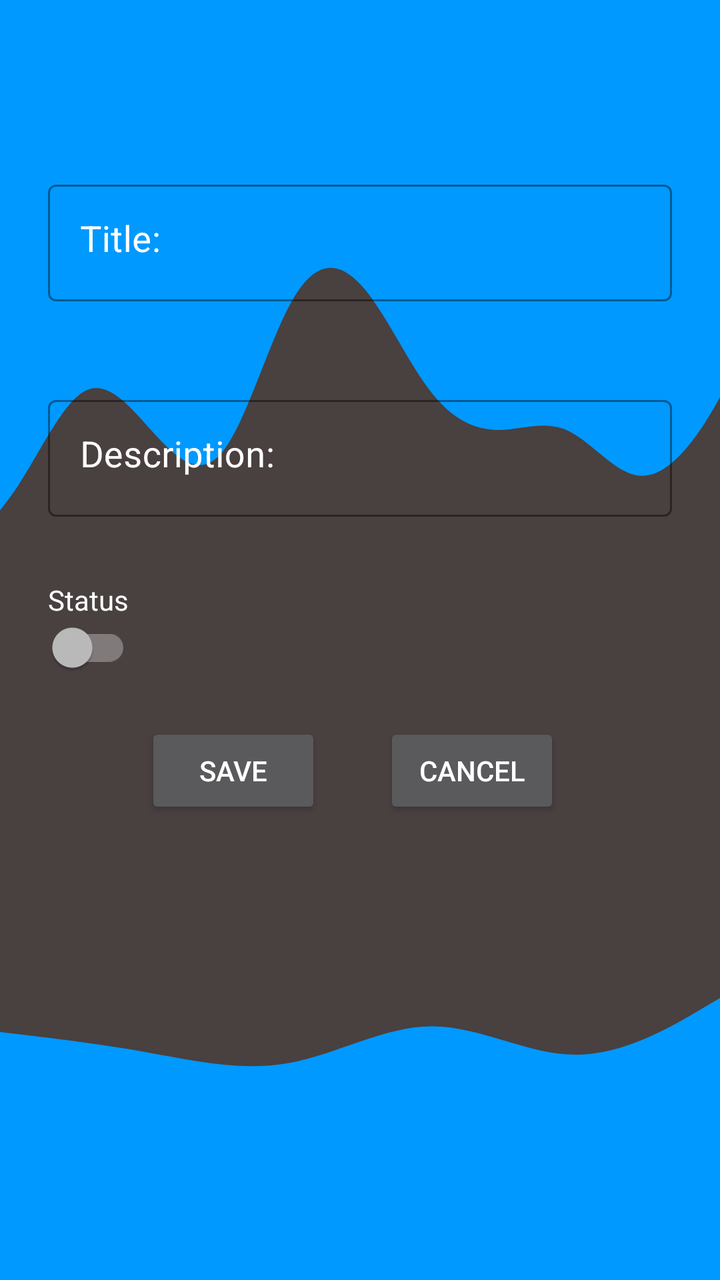
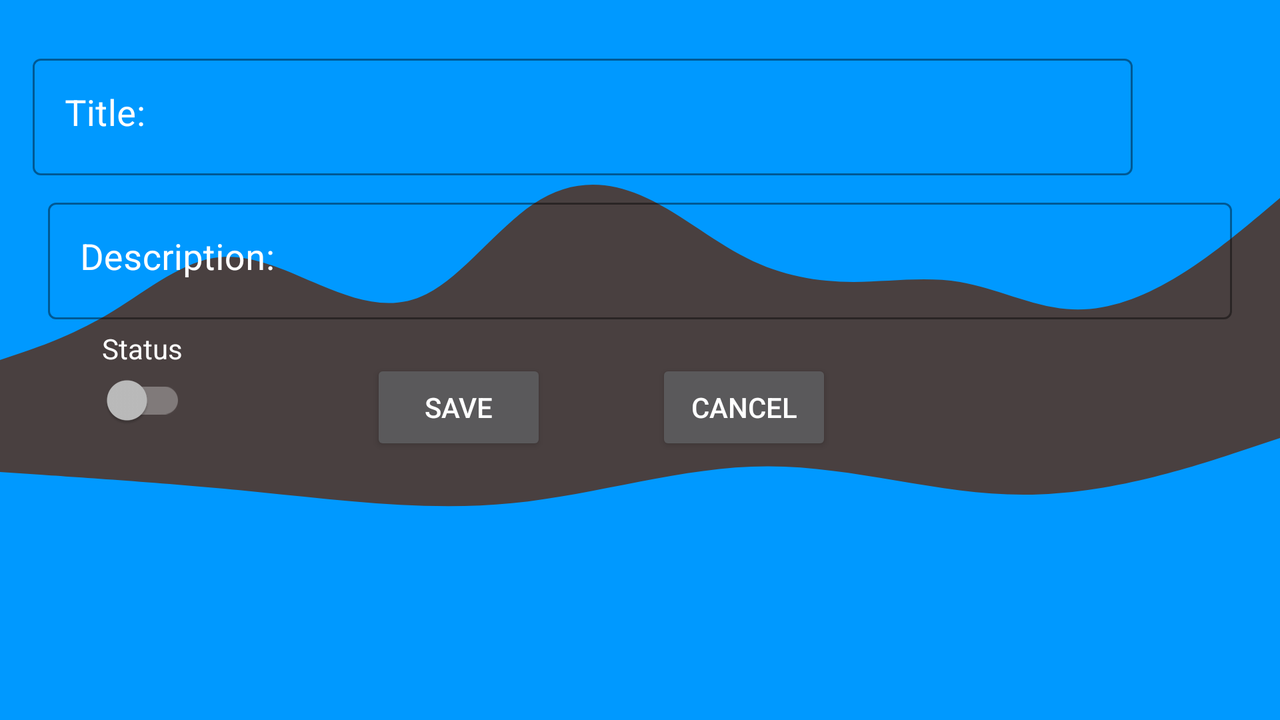

Compare how this app lays out the same screen by default and in its alternative resource folder. The renders come first, then the two layout files and the values they reference.
<!-- AndroidManifest.xml: application theme Theme.TodoApp -->
<!-- res/layout/add_todo_activity.xml -->
<?xml version="1.0" encoding="utf-8"?>
<androidx.constraintlayout.widget.ConstraintLayout xmlns:android="http://schemas.android.com/apk/res/android"
    xmlns:app="http://schemas.android.com/apk/res-auto"
    xmlns:tools="http://schemas.android.com/tools"
    android:layout_width="match_parent"
    android:layout_height="match_parent"
    android:background="#494040"
    android:outlineAmbientShadowColor="@color/colorDark"
    android:theme="@style/Theme.MaterialComponents">

    <View
        android:id="@+id/top_view"
        android:layout_width="411dp"
        android:layout_height="130dp"
        android:background="@color/colorPrimary"
        app:layout_constraintEnd_toEndOf="parent"
        app:layout_constraintHorizontal_bias="0.0"
        app:layout_constraintStart_toStartOf="parent"
        app:layout_constraintTop_toTopOf="parent" />

    <View
        android:id="@+id/view3"
        android:layout_width="411dp"
        android:layout_height="150dp"
        android:background="@drawable/ic_wave__4_"
        app:layout_constraintEnd_toEndOf="parent"
        app:layout_constraintStart_toStartOf="parent"
        app:layout_constraintTop_toBottomOf="@+id/top_view" />

    <View
        android:id="@+id/view5"
        android:layout_width="wrap_content"
        android:layout_height="85dp"
        android:background="@drawable/wave_down"
        app:layout_constraintBottom_toTopOf="@+id/view4"
        app:layout_constraintEnd_toEndOf="parent"
        app:layout_constraintStart_toStartOf="parent" />

    <View
        android:id="@+id/view4"
        android:layout_width="wrap_content"
        android:layout_height="90dp"
        android:background="@color/colorPrimary"
        app:layout_constraintBottom_toBottomOf="parent"
        app:layout_constraintEnd_toEndOf="parent"
        app:layout_constraintStart_toStartOf="parent" />


    <com.google.android.material.textfield.TextInputLayout
        android:id="@+id/textInputLayout3"
        style="@style/Widget.MaterialComponents.TextInputLayout.OutlinedBox"
        android:layout_width="match_parent"
        android:layout_height="wrap_content"
        android:layout_marginStart="24dp"
        android:layout_marginTop="8dp"
        android:layout_marginEnd="24dp"
        android:textColorHint="@color/white"
        app:boxStrokeColor="@color/white"
        app:hintTextColor="@color/white"
        app:layout_constraintEnd_toEndOf="parent"
        app:layout_constraintHorizontal_bias="0.115"
        app:layout_constraintStart_toStartOf="parent"
        app:layout_constraintTop_toBottomOf="@+id/imageView">

        <com.google.android.material.textfield.TextInputEditText
            android:id="@+id/et_title"
            android:layout_width="match_parent"
            android:layout_height="wrap_content"
            android:ems="10"
            android:gravity="start|top"
            android:hint="@string/title"
            android:importantForAutofill="no"
            android:inputType="textMultiLine"
            android:textColor="@color/white"
            android:textColorHint="@color/white"
            android:textSize="18sp"
            app:layout_constraintBottom_toBottomOf="@+id/top_view"
            app:layout_constraintEnd_toEndOf="parent" />
    </com.google.android.material.textfield.TextInputLayout>


    <com.google.android.material.textfield.TextInputLayout
        android:id="@+id/textInputLayout4"
        style="@style/Widget.MaterialComponents.TextInputLayout.OutlinedBox"
        android:layout_width="match_parent"
        android:layout_height="wrap_content"
        android:layout_marginStart="24dp"
        android:layout_marginTop="44dp"
        android:layout_marginEnd="24dp"
        android:textColorHint="@color/white"
        app:boxStrokeColor="@color/white"
        app:hintTextColor="@color/white"
        app:layout_constraintEnd_toEndOf="@+id/textInputLayout3"
        app:layout_constraintStart_toStartOf="@+id/textInputLayout3"
        app:layout_constraintTop_toBottomOf="@+id/textInputLayout3">

        <com.google.android.material.textfield.TextInputEditText
            android:id="@+id/et_description"
            android:layout_width="match_parent"
            android:layout_height="wrap_content"
            android:ems="10"
            android:gravity="start|top"
            android:hint="@string/description"
            android:importantForAutofill="no"
            android:inputType="textMultiLine"
            android:maxHeight="200dp"
            android:textColor="@color/white"
            android:textSize="18sp"
            tools:layout_editor_absoluteY="194dp" />

    </com.google.android.material.textfield.TextInputLayout>

    <Button
        android:id="@+id/button_save"
        android:layout_width="wrap_content"
        android:layout_height="wrap_content"
        android:layout_marginStart="8dp"
        android:layout_marginTop="24dp"
        android:layout_marginEnd="8dp"
        android:text="Save"
        app:layout_constraintEnd_toStartOf="@+id/back_button"
        app:layout_constraintHorizontal_bias="0.733"
        app:layout_constraintStart_toStartOf="parent"
        app:layout_constraintTop_toBottomOf="@+id/switch_status" />

    <androidx.appcompat.widget.SwitchCompat
        android:id="@+id/switch_status"
        android:layout_width="48dp"
        android:layout_height="23dp"
        android:layout_marginEnd="12dp"
        android:checked="false"
        android:textOff="@string/open"
        android:textOn="@string/complete"
        app:layout_constraintEnd_toEndOf="@+id/textView3"
        app:layout_constraintStart_toStartOf="@+id/textView3"
        app:layout_constraintTop_toBottomOf="@+id/textView3" />

    <Button
        android:id="@+id/back_button"
        android:layout_width="wrap_content"
        android:layout_height="wrap_content"
        android:layout_marginEnd="80dp"
        android:text="Cancel"
        app:layout_constraintEnd_toEndOf="parent"
        app:layout_constraintTop_toTopOf="@+id/button_save" />

    <ImageView
        android:id="@+id/imageView"
        android:layout_width="55dp"
        android:layout_height="63dp"
        android:layout_marginTop="16dp"
        android:layout_marginEnd="24dp"
        android:outlineSpotShadowColor="@color/colorDark"
        app:layout_constraintEnd_toEndOf="parent"
        app:layout_constraintTop_toTopOf="parent"
        app:srcCompat="@drawable/iconfinder_list_1785197" />

    <TextView
        android:id="@+id/textView3"
        android:layout_width="47dp"
        android:layout_height="20dp"
        android:layout_marginTop="32dp"
        android:text="@string/tv_status"
        android:textColor="@color/white"
        android:textSize="14sp"
        app:layout_constraintStart_toStartOf="@+id/textInputLayout4"
        app:layout_constraintTop_toBottomOf="@+id/textInputLayout4" />


</androidx.constraintlayout.widget.ConstraintLayout>
<!-- resources referenced by this layout -->
<resources>
  <color name="colorDark">#FF045DBD</color>
  <color name="colorPrimary">#0099ff</color>
  <color name="white">#FFFFFFFF</color>
  <!-- drawable ic_wave__4_ (drawable) -->
  <vector xmlns:android="http://schemas.android.com/apk/res/android"
      android:width="1440dp"
      android:height="320dp"
      android:viewportWidth="1440"
      android:viewportHeight="320">
    <path
        android:pathData="M0,320L20,309.3C40,299 80,277 120,240C160,203 200,149 240,138.7C280,128 320,160 360,186.7C400,213 440,235 480,202.7C520,171 560,85 600,42.7C640,0 680,0 720,26.7C760,53 800,107 840,138.7C880,171 920,181 960,181.3C1000,181 1040,171 1080,181.3C1120,192 1160,224 1200,229.3C1240,235 1280,213 1320,176C1360,139 1400,85 1420,58.7L1440,32L1440,0L1420,0C1400,0 1360,0 1320,0C1280,0 1240,0 1200,0C1160,0 1120,0 1080,0C1040,0 1000,0 960,0C920,0 880,0 840,0C800,0 760,0 720,0C680,0 640,0 600,0C560,0 520,0 480,0C440,0 400,0 360,0C320,0 280,0 240,0C200,0 160,0 120,0C80,0 40,0 20,0L0,0Z"
        android:fillColor="#0099ff"/>
  </vector>
  <!-- drawable wave_down (drawable) -->
  <vector xmlns:android="http://schemas.android.com/apk/res/android"
      android:width="1440dp"
      android:height="320dp"
      android:viewportWidth="1440"
      android:viewportHeight="320">
    <path
        android:pathData="M0,192L48,197.3C96,203 192,213 288,229.3C384,245 480,267 576,250.7C672,235 768,181 864,181.3C960,181 1056,235 1152,234.7C1248,235 1344,181 1392,154.7L1440,128L1440,320L1392,320C1344,320 1248,320 1152,320C1056,320 960,320 864,320C768,320 672,320 576,320C480,320 384,320 288,320C192,320 96,320 48,320L0,320Z"
        android:fillColor="@color/colorPrimary"/>
  </vector>
  <string name="complete">Complete</string>
  <string name="description">Description:</string>
  <string name="open">Open</string>
  <string name="title">Title:</string>
  <string name="tv_status">Status</string>
  <style name="Theme.TodoApp" parent="Theme.AppCompat.Light.DarkActionBar">
          
          <item name="colorPrimary">@color/purple_500</item>
          <item name="colorPrimaryVariant">@color/purple_700</item>
          <item name="colorOnPrimary">@color/white</item>
          
          <item name="colorSecondary">@color/teal_200</item>
          <item name="colorSecondaryVariant">@color/teal_700</item>
          <item name="colorOnSecondary">@color/black</item>
          
          <item name="android:statusBarColor" tools:targetApi="l">?attr/colorPrimaryVariant</item>
          
      </style>
  <color name="purple_500">#0099ff</color>
  <color name="purple_700">#0099ff</color>
  <color name="teal_200">#FF03DAC5</color>
  <color name="teal_700">#FF018786</color>
  <color name="black">#FF000000</color>
</resources>
<!-- res/layout-land/add_todo_activity.xml (the author's variant of the layout above) -->
<!-- drawn on the phone turned sideways -->
<?xml version="1.0" encoding="utf-8"?>
<androidx.constraintlayout.widget.ConstraintLayout xmlns:android="http://schemas.android.com/apk/res/android"
    xmlns:app="http://schemas.android.com/apk/res-auto"
    xmlns:tools="http://schemas.android.com/tools"
    android:layout_width="match_parent"
    android:layout_height="match_parent"
    android:background="#494040"
    android:outlineAmbientShadowColor="@color/colorDark"
    android:theme="@style/Theme.MaterialComponents">

    <View
        android:id="@+id/top_view"
        android:layout_width="wrap_content"
        android:layout_height="90dp"
        android:background="@color/colorPrimary"
        app:layout_constraintEnd_toEndOf="parent"
        app:layout_constraintHorizontal_bias="0.0"
        app:layout_constraintStart_toStartOf="parent"
        app:layout_constraintTop_toTopOf="parent" />

    <View
        android:id="@+id/view3"
        android:layout_width="0dp"
        android:layout_height="90dp"
        android:background="@drawable/ic_wave__4_"
        app:layout_constraintEnd_toEndOf="parent"
        app:layout_constraintHorizontal_bias="0.0"
        app:layout_constraintStart_toStartOf="parent"
        app:layout_constraintTop_toBottomOf="@+id/top_view" />

    <View
        android:id="@+id/view5"
        android:layout_width="wrap_content"
        android:layout_height="85dp"
        android:background="@drawable/wave_down"
        app:layout_constraintBottom_toTopOf="@+id/view4"
        app:layout_constraintEnd_toEndOf="parent"
        app:layout_constraintStart_toStartOf="parent" />

    <View
        android:id="@+id/view4"
        android:layout_width="wrap_content"
        android:layout_height="90dp"
        android:background="@color/colorPrimary"
        app:layout_constraintBottom_toBottomOf="parent"
        app:layout_constraintEnd_toEndOf="parent"
        app:layout_constraintStart_toStartOf="parent" />


    <com.google.android.material.textfield.TextInputLayout
        android:id="@+id/textInputLayout3"
        style="@style/Widget.MaterialComponents.TextInputLayout.OutlinedBox"
        android:layout_width="wrap_content"
        android:layout_height="64dp"
        android:layout_marginStart="10dp"
        android:layout_marginTop="24dp"
        android:layout_marginEnd="24dp"
        android:textColorHint="@color/white"
        app:hintTextColor="@color/white"
        app:layout_constraintEnd_toEndOf="parent"
        app:layout_constraintHorizontal_bias="0.115"
        app:layout_constraintStart_toStartOf="parent"
        app:layout_constraintTop_toTopOf="@+id/top_view"
        app:boxStrokeColor="@color/white">

        <com.google.android.material.textfield.TextInputEditText
            android:id="@+id/et_title"
            android:layout_width="550dp"
            android:layout_height="wrap_content"
            android:ems="10"
            android:gravity="start|top"
            android:hint="@string/title"
            android:importantForAutofill="no"
            android:inputType="textMultiLine"
            android:textColor="@color/white"
            android:textColorHint="@color/white"
            android:textSize="18sp"
            app:layout_constraintBottom_toBottomOf="@+id/top_view"
            app:layout_constraintEnd_toEndOf="parent" />
    </com.google.android.material.textfield.TextInputLayout>


    <com.google.android.material.textfield.TextInputLayout
        android:id="@+id/textInputLayout4"
        style="@style/Widget.MaterialComponents.TextInputLayout.OutlinedBox"
        android:layout_width="match_parent"
        android:layout_height="wrap_content"
        android:layout_marginStart="24dp"
        android:layout_marginTop="8dp"
        android:layout_marginEnd="24dp"
        android:textColorHint="@color/white"
        app:boxStrokeColor="@color/white"
        app:hintTextColor="@color/white"
        app:layout_constraintEnd_toEndOf="@+id/textInputLayout3"
        app:layout_constraintStart_toStartOf="@+id/textInputLayout3"
        app:layout_constraintTop_toBottomOf="@+id/textInputLayout3">

        <com.google.android.material.textfield.TextInputEditText
            android:id="@+id/et_description"
            android:layout_width="match_parent"
            android:layout_height="wrap_content"
            android:ems="10"
            android:gravity="start|top"
            android:hint="@string/description"
            android:importantForAutofill="no"
            android:inputType="textMultiLine"
            android:maxHeight="150dp"
            android:textColor="@color/white"
            android:textSize="18sp"
            tools:layout_editor_absoluteY="194dp" />

    </com.google.android.material.textfield.TextInputLayout>

    <Button
        android:id="@+id/button_save"
        android:layout_width="wrap_content"
        android:layout_height="wrap_content"
        android:layout_marginStart="8dp"
        android:layout_marginTop="20dp"
        android:layout_marginEnd="8dp"
        android:text="Save"
        app:layout_constraintEnd_toStartOf="@+id/back_button"
        app:layout_constraintHorizontal_bias="0.792"
        app:layout_constraintStart_toStartOf="parent"
        app:layout_constraintTop_toBottomOf="@+id/textInputLayout4" />

    <androidx.appcompat.widget.SwitchCompat
        android:id="@+id/switch_status"
        android:layout_width="47dp"
        android:layout_height="29dp"
        android:layout_marginEnd="15dp"
        android:checked="false"
        android:textOff="@string/open"
        android:textOn="@string/complete"
        app:layout_constraintEnd_toEndOf="@+id/textView3"
        app:layout_constraintStart_toStartOf="@+id/textView3"
        app:layout_constraintTop_toBottomOf="@+id/textView3" />

    <Button
        android:id="@+id/back_button"
        android:layout_width="wrap_content"
        android:layout_height="wrap_content"
        android:layout_marginEnd="224dp"
        android:text="Cancel"
        app:layout_constraintEnd_toEndOf="parent"
        app:layout_constraintTop_toTopOf="@+id/button_save" />

    <ImageView
        android:id="@+id/imageView"
        android:layout_width="55dp"
        android:layout_height="63dp"
        android:layout_marginTop="24dp"
        android:layout_marginEnd="24dp"
        android:outlineSpotShadowColor="@color/colorDark"
        app:layout_constraintEnd_toEndOf="parent"
        app:layout_constraintTop_toTopOf="parent"
        app:srcCompat="@drawable/iconfinder_list_1785197" />

    <TextView
        android:id="@+id/textView3"
        android:layout_width="52dp"
        android:layout_height="21dp"
        android:layout_marginTop="5dp"
        android:text="@string/tv_status"
        android:textColor="@color/white"
        android:textSize="14sp"
        app:layout_constraintEnd_toEndOf="@+id/textInputLayout4"
        app:layout_constraintHorizontal_bias="0.103"
        app:layout_constraintStart_toStartOf="@+id/textInputLayout4"
        app:layout_constraintTop_toBottomOf="@+id/textInputLayout4" />


</androidx.constraintlayout.widget.ConstraintLayout>
